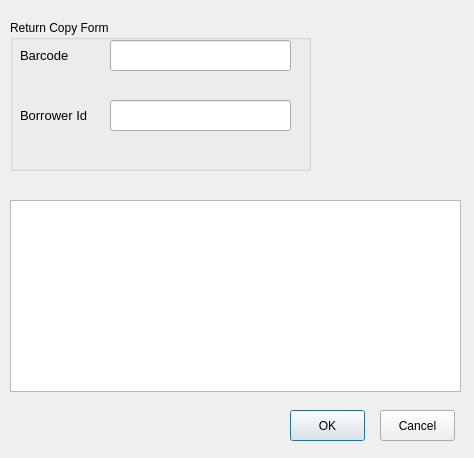
<?xml version="1.0" encoding="UTF-8"?>
<ui version="4.0">
 <class>ReturnCopyForm</class>
 <widget class="QDialog" name="ReturnCopyForm">
  <property name="geometry">
   <rect>
    <x>0</x>
    <y>0</y>
    <width>474</width>
    <height>458</height>
   </rect>
  </property>
  <property name="windowTitle">
   <string>Dialog</string>
  </property>
  <widget class="QGroupBox" name="groupBox">
   <property name="geometry">
    <rect>
     <x>10</x>
     <y>20</y>
     <width>301</width>
     <height>151</height>
    </rect>
   </property>
   <property name="title">
    <string>Return Copy Form</string>
   </property>
   <widget class="QLabel" name="barcodeErr">
    <property name="geometry">
     <rect>
      <x>100</x>
      <y>50</y>
      <width>181</width>
      <height>31</height>
     </rect>
    </property>
    <property name="font">
     <font>
      <pointsize>10</pointsize>
     </font>
    </property>
    <property name="text">
     <string/>
    </property>
   </widget>
   <widget class="QLineEdit" name="barcodeF">
    <property name="geometry">
     <rect>
      <x>100</x>
      <y>20</y>
      <width>181</width>
      <height>31</height>
     </rect>
    </property>
   </widget>
   <widget class="QLabel" name="label">
    <property name="geometry">
     <rect>
      <x>10</x>
      <y>20</y>
      <width>81</width>
      <height>31</height>
     </rect>
    </property>
    <property name="font">
     <font>
      <pointsize>10</pointsize>
     </font>
    </property>
    <property name="text">
     <string>Barcode</string>
    </property>
   </widget>
   <widget class="QLabel" name="borrowerErr">
    <property name="geometry">
     <rect>
      <x>100</x>
      <y>110</y>
      <width>181</width>
      <height>31</height>
     </rect>
    </property>
    <property name="font">
     <font>
      <pointsize>10</pointsize>
     </font>
    </property>
    <property name="text">
     <string/>
    </property>
   </widget>
   <widget class="QLineEdit" name="borrowerF">
    <property name="geometry">
     <rect>
      <x>100</x>
      <y>80</y>
      <width>181</width>
      <height>31</height>
     </rect>
    </property>
    <property name="text">
     <string/>
    </property>
   </widget>
   <widget class="QLabel" name="label_2">
    <property name="geometry">
     <rect>
      <x>10</x>
      <y>80</y>
      <width>81</width>
      <height>31</height>
     </rect>
    </property>
    <property name="font">
     <font>
      <pointsize>10</pointsize>
     </font>
    </property>
    <property name="text">
     <string>Borrower Id</string>
    </property>
   </widget>
  </widget>
  <widget class="QTableWidget" name="tableWidget">
   <property name="geometry">
    <rect>
     <x>10</x>
     <y>200</y>
     <width>451</width>
     <height>192</height>
    </rect>
   </property>
  </widget>
  <widget class="QPushButton" name="okBtn">
   <property name="geometry">
    <rect>
     <x>290</x>
     <y>410</y>
     <width>75</width>
     <height>31</height>
    </rect>
   </property>
   <property name="text">
    <string>OK</string>
   </property>
  </widget>
  <widget class="QPushButton" name="cancelBtn">
   <property name="geometry">
    <rect>
     <x>380</x>
     <y>410</y>
     <width>75</width>
     <height>31</height>
    </rect>
   </property>
   <property name="text">
    <string>Cancel</string>
   </property>
  </widget>
 </widget>
 <resources/>
 <connections/>
</ui>
